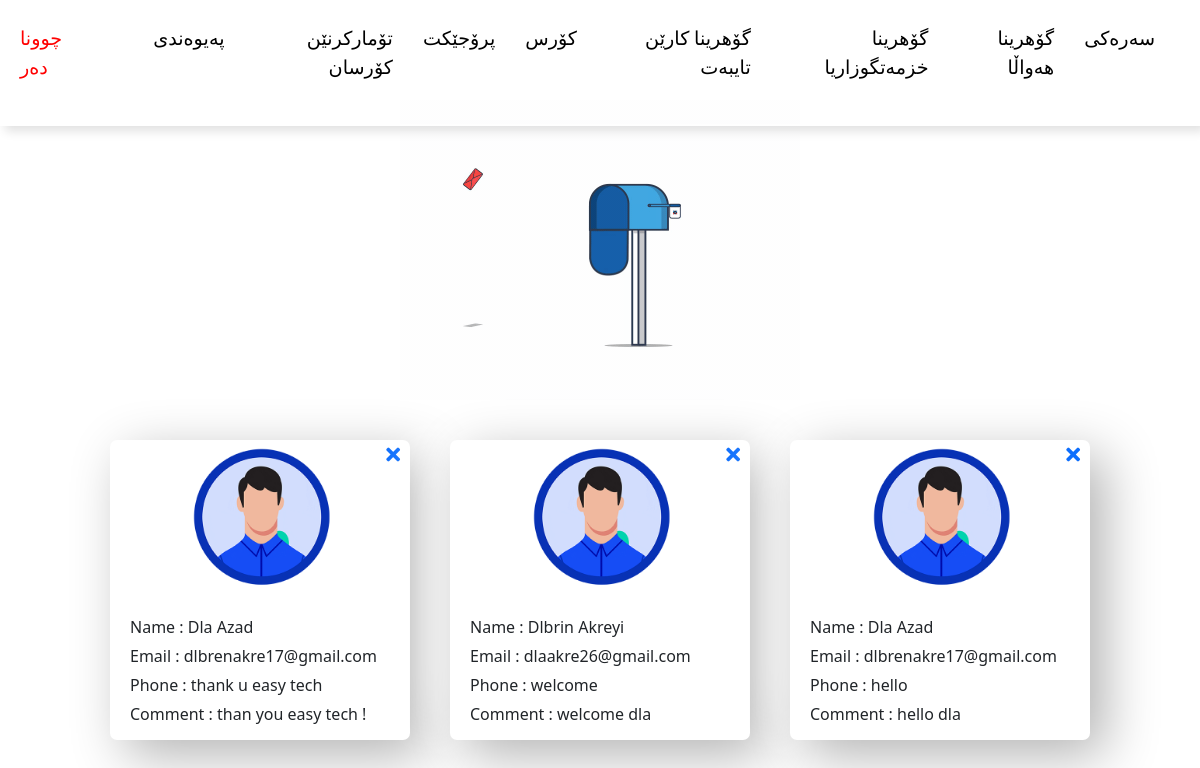
Screenshot of /admin/contact_msg.php (signed in) with the database file from the repository.
### tables this page shows
CREATE TABLE `contact` (
  `id` int(11) NOT NULL,
  `name` varchar(100) NOT NULL,
  `email` varchar(100) NOT NULL,
  `subject` varchar(100) NOT NULL,
  `message` longtext NOT NULL
);

### admin/contact_msg.php (the view, shortened to what this page needs)
<?php include 'includes/nav.php' ?>
<center>
	<div class="contact-msg">
		<img src="assets/img/contact.gif">
		<div class="contact-msg-card">
			<?php
	        $query = mysqli_query($db , "SELECT * FROM `contact`");
	        while($row = mysqli_fetch_assoc($query)){ ?>
	        	<div class="user-msg-card">
	        		<center><img src="assets/img/user-contact.gif"></center>
	        		<h1>Name : <?php echo $row['name'];?></h1>
	        		<h1>Email : <?php echo $row['email'];?></h1>
	        		<h1>Phone : <?php echo $row['subject'];?></h1>
	        		<h1>Comment : <?php echo $row['message'];?></h1>
	        		<a href="contact_msg.php?delete=<?php echo $row['id'];?>">
	        			<i class="fas fa-times"></i>
	        		</a>
	        	</div>
	        <?php } ?>
		</div>
	</div>
</center>

### admin/assets/css/admin.css (style rules this page uses)
* { padding: 0; margin: 0; }
html { scroll-behavior: smooth; }
body { margin: 0; padding: 0; height: 100%; width: 100%; }
.contact-msg img { margin-top: 100px; width: 400px; }
.contact-msg-card { width: 100%; display: flex; flex-wrap: wrap; justify-content: center; align-items: center; }
.user-msg-card { width: 300px; height: 300px; border-radius: 7px; background: #ffffff; box-shadow: 15px 15px 53px #b3b3b3, -15px -15px 53px #ffffff; margin: 40px 20px; position: relative; }
.user-msg-card img { width: 150px; margin: 0; margin-bottom: 10px; }
.user-msg-card h1 { text-align: left; margin: 10px 20px; font-size: 16px; }
.user-msg-card a { position: absolute; top: 0; right: 0; margin: 0 10px; font-size: 20px; }

### rows the page displays
contact: name "Dla Azad", email "dlbrenakre17@gmail.com", subject "thank u easy tech", message "than you easy tech !"
contact: name "Dlbrin Akreyi", email "dlaakre26@gmail.com", subject "welcome", message "welcome dla"
contact: name "Dla Azad", email "dlbrenakre17@gmail.com", subject "hello", message "hello dla"
